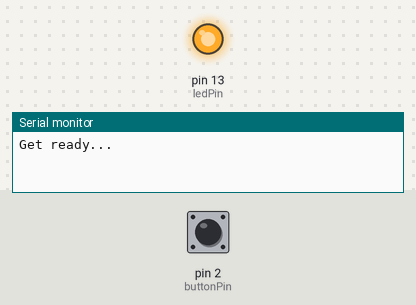
A sketch run on a simulated Arduino Uno, built with avr-gcc and run on an emulated ATmega328P. On the bench: output pins drawn as LEDs (lit = HIGH), the last lines printed to the serial monitor. Inputs (shaded band) come from the test bench; at power-on: pin 2 (buttonPin) HIGH. Random numbers use the default seed unless the sketch sets one.

Above: at 3.9 s.
4.0 s: pin 2 (buttonPin) pulled LOW for 0.15 s
At 4.9 s:
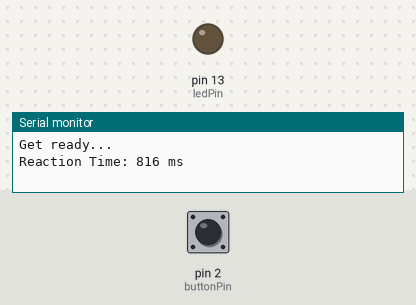
Timing chart, 0 to 10.6 s (numbered marks = the images above; inputs shaded):
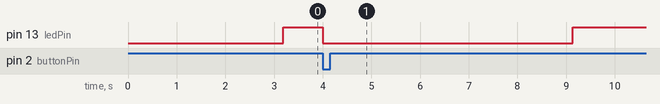

Measured:
- after the input at 4.0 s, pin 13 (ledPin): HIGH → LOW at once, → HIGH 5.1 s later

The sketch:

reactionTimesketch.ino
```cpp
int buttonPin = 2;
int ledPin = 13;

unsigned long startTime;
unsigned long endTime;
unsigned long reactionTime;

void setup() {

  pinMode(ledPin, OUTPUT);

  pinMode(buttonPin, INPUT_PULLUP);

  Serial.begin(9600);

  randomSeed(analogRead(0));
}

void loop() {

  digitalWrite(ledPin, LOW);

  Serial.println("Get ready...");

  int waitTime = random(2000, 5000);

  delay(waitTime);

  digitalWrite(ledPin, HIGH);

  startTime = millis();

  while (digitalRead(buttonPin) == HIGH) {

  }

  endTime = millis();

  reactionTime = endTime - startTime;

  digitalWrite(ledPin, LOW);

  Serial.print("Reaction Time: ");

  Serial.print(reactionTime);

  Serial.println(" ms");

  delay(3000);
}
```
